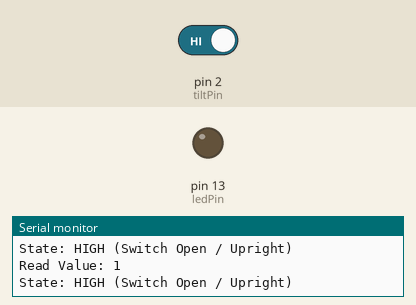
Simulated run of this sketch. Board: Arduino Uno, built with avr-gcc and run on an emulated ATmega328P. On the bench: output pins drawn as LEDs (lit = HIGH), the last lines printed to the serial monitor. Inputs (shaded band) come from the test bench; at power-on: pin 2 (tiltPin) HIGH.

Above: at 1.3 s.
1.4 s: pin 2 (tiltPin) driven LOW
At 2.7 s:
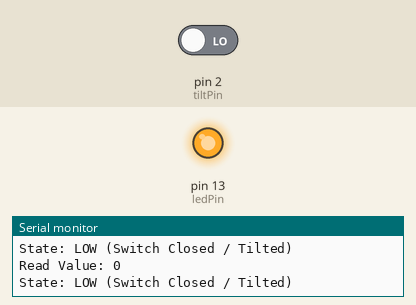
3.0 s: pin 2 (tiltPin) driven HIGH
At 4.1 s:
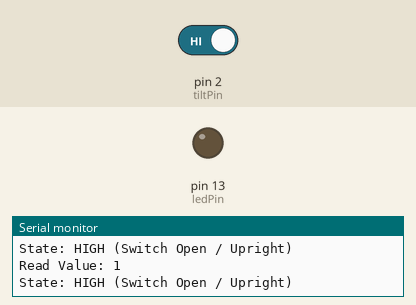
Timing chart, 0 to 6.0 s (numbered marks = the images above; inputs shaded):
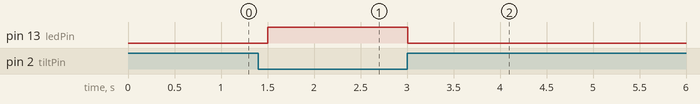

Measured:
- after the input at 1.4 s, pin 13 (ledPin): LOW → HIGH after 0.10 s
- after the input at 3.0 s, pin 13 (ledPin): HIGH → LOW at once

The sketch:

Ball_Switch.ino
```cpp
const int ledPin = 13;  // The pin the onboard LED is attached to
const int tiltPin = 2;  // The pin the tilt sensor is attached to

void setup() {
  pinMode(ledPin, OUTPUT);  // Initialize the ledPin as an output

  // Initialize the tilt pin as an input and turn on the internal pull-up resistor
  pinMode(tiltPin, INPUT_PULLUP);

  // Initialize serial communication at 9600 bits per second
  Serial.begin(9600);
}

void loop() {
  // Read the state of the tilt sensor
  int digitalVal = digitalRead(tiltPin);
  Serial.println("Read Value: " + String(digitalVal));


  // If the switch is open (un-tilted), the pull-up resistor makes it HIGH
  if (digitalVal == HIGH) {
    digitalWrite(ledPin, LOW);  // Turn the LED off
    Serial.println("State: HIGH (Switch Open / Upright)");
  }
  // If the switch is closed (tilted), the connection to GND makes it LOW
  else {
    digitalWrite(ledPin, HIGH);  // Turn the LED on
    Serial.println("State: LOW (Switch Closed / Tilted)");
  }

  // A short delay so the Serial Monitor output is readable
  delay(250);
}
```
